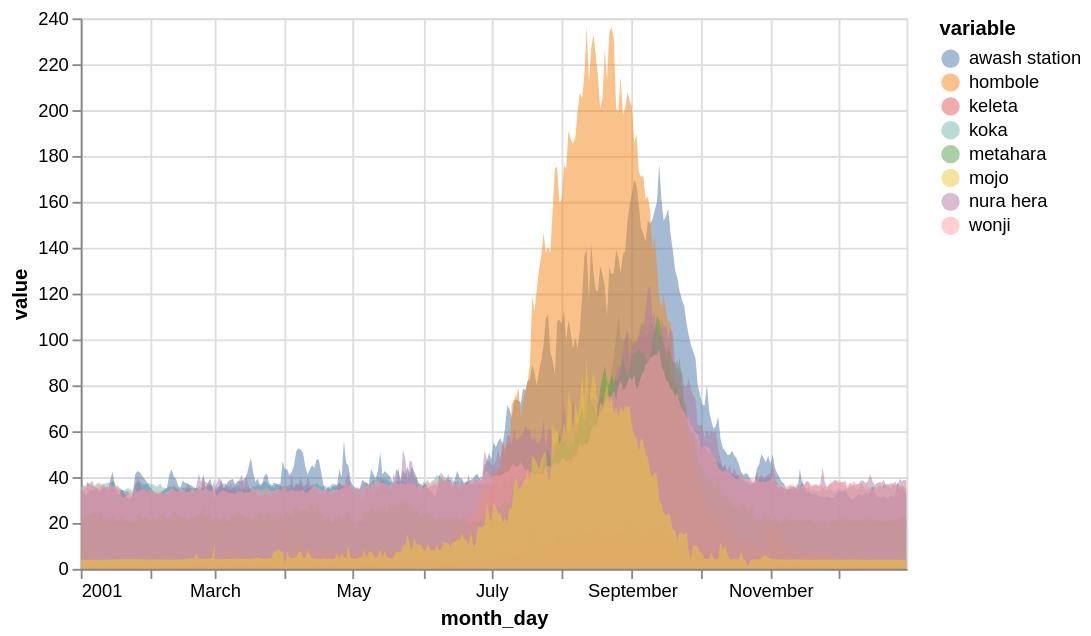

The specification (Vega-Lite) saved for this image:
### Vega-Lite specification from a JSON file in a GitHub repository (floating-point values rounded to 4 significant figures; data arrays with more than 128 entries replaced by an {"elided": "..."} marker saying what was removed)
{"$schema": "https://vega.github.io/schema/vega-lite/v2.json", "selection": {"grid": {"type": "interval", "bind": "scales", "on": "[mousedown, window:mouseup] > window:mousemove!", "encodings": ["x", "y"], "translate": "[mousedown, window:mouseup] > window:mousemove!", "zoom": "wheel!", "mark": {"fill": "#333", "fillOpacity": 0.125, "stroke": "white"}, "resolve": "global"}}, "width": 450, "mark": "area", "encoding": {"y": {"type": "quantitative", "field": "value", "stack": "null"}, "color": {"field": "variable", "type": "nominal"}, "x": {"field": "month_day", "type": "temporal"}, "opacity": {"value": 0.5}}, "data": {"values": {"elided": "2928 records"}}, "height": 300}
